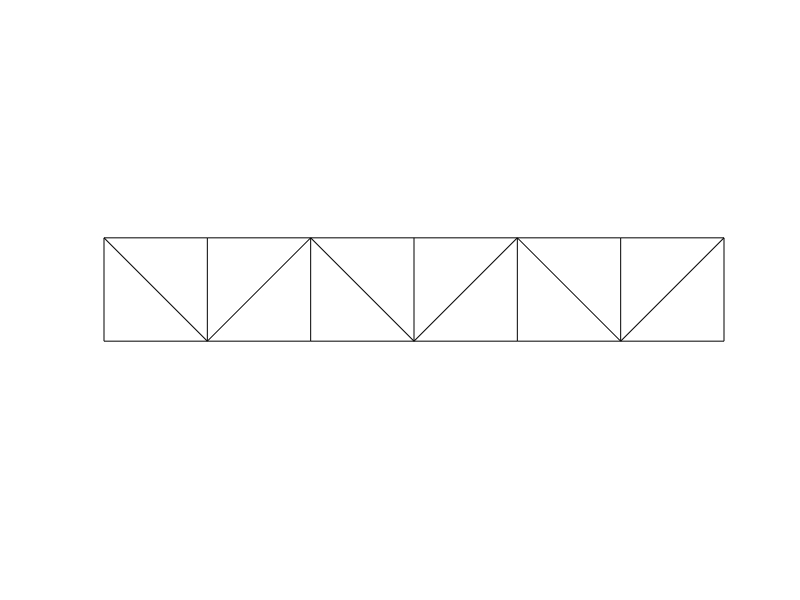

Here is the MATLAB script that generated this plot:
function grafica_puente
%   Dibujo estructura del puente

%   BARRAS HORIZONTALES Y VERTICALES 
%   Cuadrado 1
x1=[0.5, 0.5, 1, 1, 0.5];
y1=[0.5, 1, 1, 0.5, 0.5];
plot(x1,y1,'k');
hold on;

%   Cuadrado 2
x2=[1, 1.5, 1.5, 1];
y=[1, 1, 0.5, 0.5];
plot(x2,y,'k');
hold on;

%   Cuadrado 3
x3=[1.5, 2, 2, 1.5];
plot(x3,y,'k');
hold on;

%   Cuadrado 4
x4=[2, 2.5, 2.5, 2];
plot(x4,y,'k');
hold on;

%   Cuadrado 5
x5=[2.5, 3, 3, 2.5];
plot(x5,y,'k');
hold on;

%   Cuadrado 6
x6=[3, 3.5, 3.5, 3];
plot(x6,y,'k');
hold on;

%   Barras diagonales

x7=[0.5, 1];
y7=[1, 0.5];
plot(x7,y7,'k');
hold on;

x8=[1, 1.5];
y8=[0.5, 1];
plot(x8,y8,'k');
hold on;

x9=[1.5, 2];
y9=[1, 0.5];
plot(x9,y9,'k');
hold on;

x10=[2, 2.5];
y10=[0.5, 1];
plot(x10,y10,'k');
hold on;

x11=[2.5, 3];
y11=[1, 0.5];
plot(x11,y11,'k');
hold on;

x12=[3, 3.5];
y12=[0.5, 1];
plot(x12,y12,'k');
hold on;
axis equal off;
end




